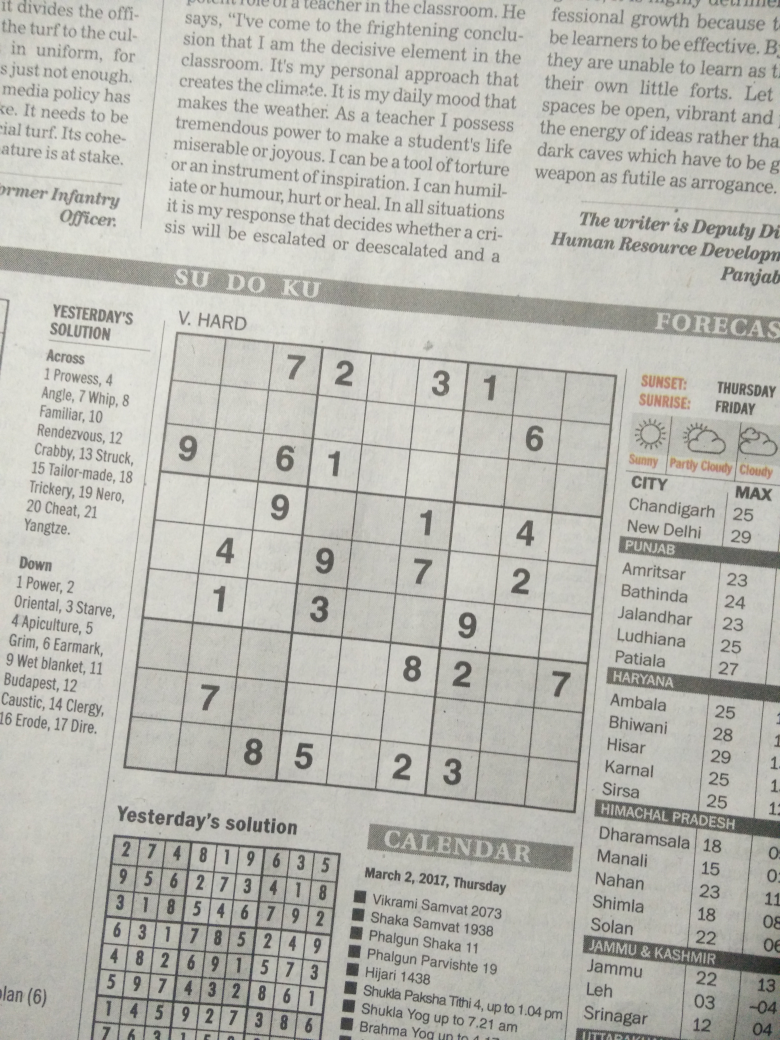
#> input picture SampleSudokus/Sudoku1.jpg, 3120 x 4160 px (shown at 1/4 size)
$ python train_OCR.py --img SampleSudokus/Sudoku1.jpg   (Python 2 division)   (older library calls are emulated)
#> lines starting #> are read from the running program, lines starting #| are printed output that depends on the picture; after the words box and inside, x2 and y2 are one past the last pixel; in counts of white or black regions, pixels touching at a corner belong together
### general_operations.py
import cv2
import numpy as np

# Find the largest square contour which will be the sudoku
def largest_square_contour(cnts_fn):
    for c in cnts_fn:
        peri = cv2.arcLength(c, True)
        approx = cv2.approxPolyDP(c, 0.04 * peri, True)

        if len(approx) == 4:
            Sudoku_cnts_fun = approx
            break
    return Sudoku_cnts_fun


# Function to order a list of coordinates that will be ordered
# such that the first entry in the list is the top-left,
# the second entry is the top-right,
# the third is the bottom-right, and
# the fourth is the bottom-left
def get_ordered_points(pts):
    rect = np.zeros((4, 2), dtype="float32")

    s = pts.sum(axis=1)
    rect[0] = pts[np.argmin(s)]
    rect[2] = pts[np.argmax(s)]

    diff = np.diff(pts, axis=1)
    rect[1] = pts[np.argmin(diff)]
    rect[3] = pts[np.argmax(diff)]

    return rect


# Function to get birds eye view of the image
def get_four_point_transform(image, pts):
    rect = get_ordered_points(pts)
    (tl, tr, br, bl) = rect

    # compute the width of the new image
    widthA = np.sqrt(((br[0] - bl[0]) ** 2) + ((br[1] - bl[1]) ** 2))
    widthB = np.sqrt(((tr[0] - tl[0]) ** 2) + ((tr[1] - tl[1]) ** 2))
    maxWidth = max(int(widthA), int(widthB))

    # compute the height of the new image
    heightA = np.sqrt(((tr[0] - br[0]) ** 2) + ((tr[1] - br[1]) ** 2))
    heightB = np.sqrt(((tl[0] - bl[0]) ** 2) + ((tl[1] - bl[1]) ** 2))
    maxHeight = max(int(heightA), int(heightB))

    dst = np.array([
        [0, 0],
        [maxWidth - 1, 0],
        [maxWidth - 1, maxHeight - 1],
        [0, maxHeight - 1]], dtype="float32")

    M = cv2.getPerspectiveTransform(rect, dst)
    warped_image = cv2.warpPerspective(image, M, (maxWidth, maxHeight))

    return warped_image


# Function to resize image
def img_resize(img_to_resize, h):
    ratio = h / img_to_resize.shape[0]
    dim = (int(img_to_resize.shape[1] * ratio), int(h))

    resized = cv2.resize(img_to_resize, dim, interpolation=cv2.INTER_AREA)
    return resized

### train_OCR.py
import sys
import argparse
from general_operations import *


# Function to analyze  each cell
def cell_analyse(img_to_analyze):
    tx = img_to_analyze.shape[1]
    ty = img_to_analyze.shape[0]
    x_unit = int(tx / 9)
    y_unit = int(ty / 9)
    y_ind = 0
    cube_array_fun = []
    while y_ind + 9 < ty:
        x_ind = 0;
        while x_ind + 9 < tx:
            # Remove 5 pixels from each direction to isolate the digit
            ry = y_ind + 5
            ryy = y_unit + y_ind - 5
            rx = x_ind + 5
            rxx = x_unit + x_ind - 5

            # Store each cell
            roi = img_to_analyze[ry:ryy, rx:rxx]
            cube_array_fun.append(roi)
            x_ind += x_unit
        y_ind += y_unit
    return cube_array_fun


# Check if cell contains a digit
def train_digits_ocr(cube_array):
    samples = np.empty((0, 225))
    responses = []
    keys = [i for i in range(48, 58)]

    for x in xrange(0, len(cube_array)):

        cube_array[x] = cv2.medianBlur(cube_array[x], 5)
        cube_array[x] = cv2.adaptiveThreshold(cube_array[x], 255, cv2.ADAPTIVE_THRESH_MEAN_C, cv2.THRESH_BINARY_INV, 13,
                                              5)

        kernel = np.ones((3, 3), np.uint8)
        cube_array[x] = cv2.morphologyEx(cube_array[x], cv2.MORPH_OPEN, kernel)

        cube_array[x] = cube_array[x][2:cube_array[x].shape[0], 2:cube_array[x].shape[1]]

        total = cv2.countNonZero(cube_array[x])

        if total > 100:
            cell_im = cube_array[x].copy()
            img_cnts, cnts, _ = cv2.findContours(cell_im.copy(), cv2.RETR_EXTERNAL, cv2.CHAIN_APPROX_SIMPLE)
            cnt = sorted(cnts, key=cv2.contourArea, reverse=True)
            cnt = cnt[0]

            [x, y, w, h] = cv2.boundingRect(cnt)
            roi = cell_im[y:y + h, x:x + w]
            roismall = cv2.resize(roi, (15, 15))
            cv2.imshow('Num', cell_im)
            key = cv2.waitKey(0)

            if key == 27:  # (escape to quit)
                sys.exit()
            elif key in keys:
                responses.append(int(chr(key)))
                sample = roismall.reshape((1, 225))
                samples = np.append(samples, sample, 0)

    responses = np.array(responses, np.float32)
    responses = responses.reshape((responses.size, 1))

    f = open('samples.data', 'ab')
    np.savetxt(f, samples)
    f.close()

    f = open('responses.data', 'ab')
    np.savetxt(f, responses)
    f.close()

    print "training complete"

# Get the input image
ap = argparse.ArgumentParser()
ap.add_argument("-i", "--img", required=True, help="path to the input image")
args = vars(ap.parse_args())

img = cv2.imread(args["img"])
#> img is the input picture: shape (4160, 3120, 3); mean B, G, R 177.7, 184.7, 185.2

if (img is None):
    print "Image not found"
    sys.exit()

# Resize the image
img = img_resize(img, 900.0)
#> in img_resize, `resized = cv2.resize(img_to_resize, dim, interpolation=cv2.INTER_AREA)`:
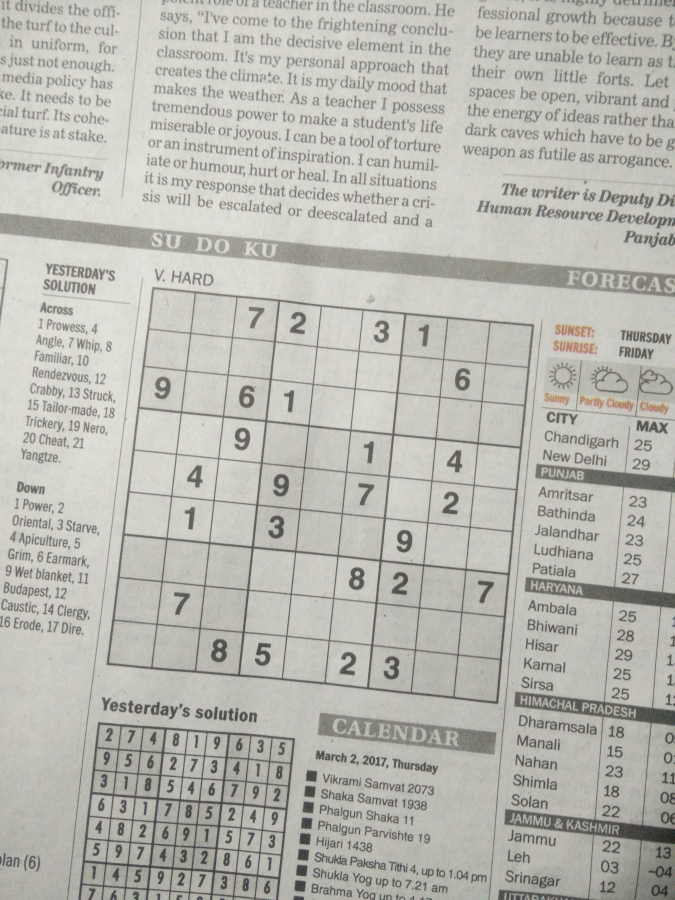
#> resized: shape (900, 675, 3); mean B, G, R 177.7, 184.7, 185.2
orig_image = img.copy()

gray = cv2.cvtColor(img, cv2.COLOR_BGR2GRAY)
blurred = cv2.GaussianBlur(gray, (5, 5), 0)
edged = cv2.Canny(blurred, 75, 200)
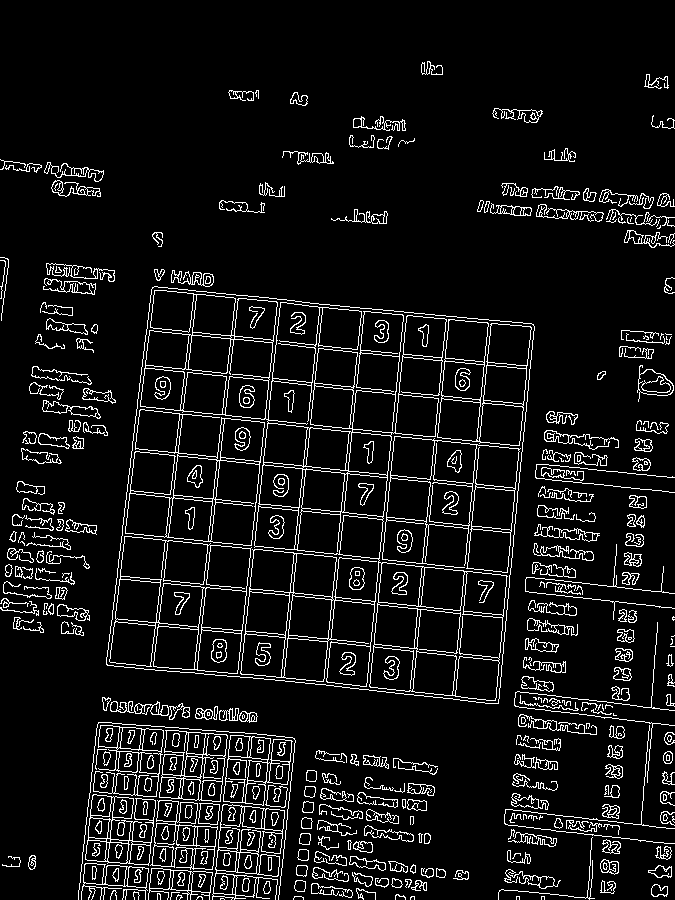
#> edged: shape (900, 675); 7.9% white in thin lines or dots

kernel = np.ones((3,3),np.uint8)
edged = cv2.dilate(edged, kernel, iterations=1)
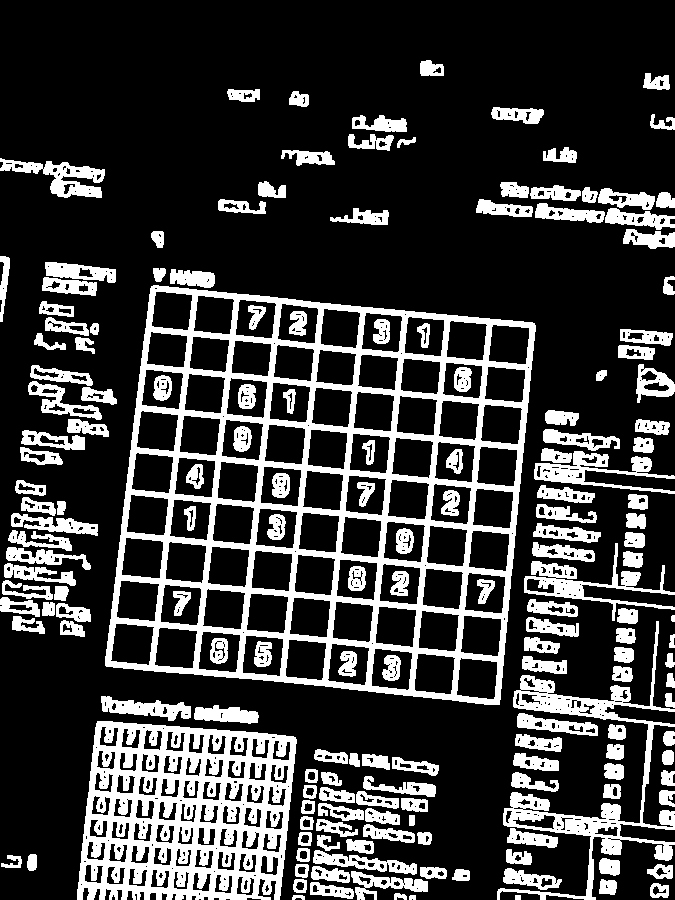
#> edged: shape (900, 675); 23.6% white; 175 white regions

img_cnts, cnts, _ = cv2.findContours(edged.copy(), cv2.RETR_EXTERNAL, cv2.CHAIN_APPROX_SIMPLE)
#> cnts = 149 contours, 1 with area under 20; largest, box (x1, y1, x2, y2) and area: (105, 285, 536, 705) 149598, (77, 721, 297, 900) 33895, (497, 621, 675, 900) 7588, (524, 543, 675, 621) 2362, (534, 451, 675, 494) 1894

if not len(cnts) > 0:
    print "Contours not found"
    sys.exit()

# Sort contours according to their area
cnts = sorted(cnts, key=cv2.contourArea, reverse=True)
Sudoku_cnts = None

Sudoku_cnts = largest_square_contour(cnts)
#> the loop in largest_square_contour, `for c in cnts_fn:` made 1 pass
#> (peri, Sudoku_cnts_fun) on pass 1: (1603.7, [[151, 286], [105, 665], [499, 704], [534, 323]])
#> Sudoku_cnts = [[151, 286], [105, 665], [499, 704], [534, 323]]

# Do a Warp perspective on the sudoku image
gray_image = get_four_point_transform(gray, Sudoku_cnts.reshape(4, 2))
#> in get_ordered_points, `s = pts.sum(axis=1)`: s = [437, 770, 1203, 857]
#> in get_ordered_points, `diff = np.diff(pts, axis=1)`: diff = [135, 560, 205, -211]
#> in get_four_point_transform, `rect = get_ordered_points(pts)`: rect = [[151, 286], [534, 323], [499, 704], [105, 665]]
#> in get_four_point_transform, `(tl, tr, br, bl) = rect`: tl = [151, 286]; tr = [534, 323]; br = [499, 704]; bl = [105, 665]
#> in get_four_point_transform, `widthA = np.sqrt(((br[0] - bl[0]) ** 2) + ((br[1] - bl[1]) ** 2))`: widthA = 395.9
#> in get_four_point_transform, `widthB = np.sqrt(((tr[0] - tl[0]) ** 2) + ((tr[1] - tl[1]) ** 2))`: widthB = 384.8
#> in get_four_point_transform, `maxWidth = max(int(widthA), int(widthB))`: maxWidth = 395
#> in get_four_point_transform, `heightA = np.sqrt(((tr[0] - br[0]) ** 2) + ((tr[1] - br[1]) ** 2))`: heightA = 382.6
#> in get_four_point_transform, `heightB = np.sqrt(((tl[0] - bl[0]) ** 2) + ((tl[1] - bl[1]) ** 2))`: heightB = 381.8
#> in get_four_point_transform, `maxHeight = max(int(heightA), int(heightB))`: maxHeight = 382
#> in get_four_point_transform, `dst = np.array([ [0, 0], [maxWidth - 1, 0], [maxWidth - 1, maxHeight -..`: dst = [[0, 0], [394, 0], [394, 381], [0, 381]]
#> in get_four_point_transform, `M = cv2.getPerspectiveTransform(rect, dst)`: M = [[1.04, 0.126, -193.5], [-0.101, 1.04, -283.6], [-1.19e-06, 7.79e-05, 1]]
#> in get_four_point_transform, `warped_image = cv2.warpPerspective(image, M, (maxWidth, maxHeight))`:
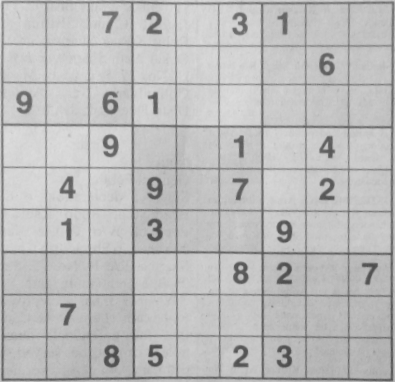
#> warped_image: shape (382, 395); min 74, max 223, mean 187.6

# Resize the image
gray_image = img_resize(gray_image, 450.0)

cube_array = cell_analyse(gray_image)
#> after the loop in cell_analyse, `while y_ind + 9 < ty:`: cube_array_fun = 81 items; y_ind = 450
#> cube_array = 81 items
#> the loop in train_digits_ocr, `for x in xrange(0, len(cube_array)): ` made 3 passes; (key Esc is pressed on pass 3)
#> (total, y, w, h) on pass 3: (216, 6, 18, 27)
#> total on passes 1 to 2: 9, 0
#> pass 3, in train_digits_ocr, `cell_im = cube_array[x].copy()`:
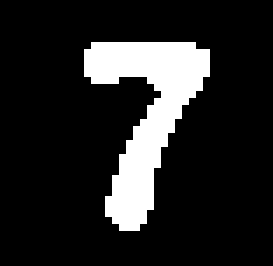
#> cell_im: shape (38, 39) (shown 7 times larger); 14.6% white; 1 white region, box (x1, y1, x2, y2) and area: (12, 6, 30, 33) 216
#> after the loop in train_digits_ocr, `for x in xrange(0, len(cube_array)):`: responses = []

train_digits_ocr(cube_array)
#> (the program exits here)
